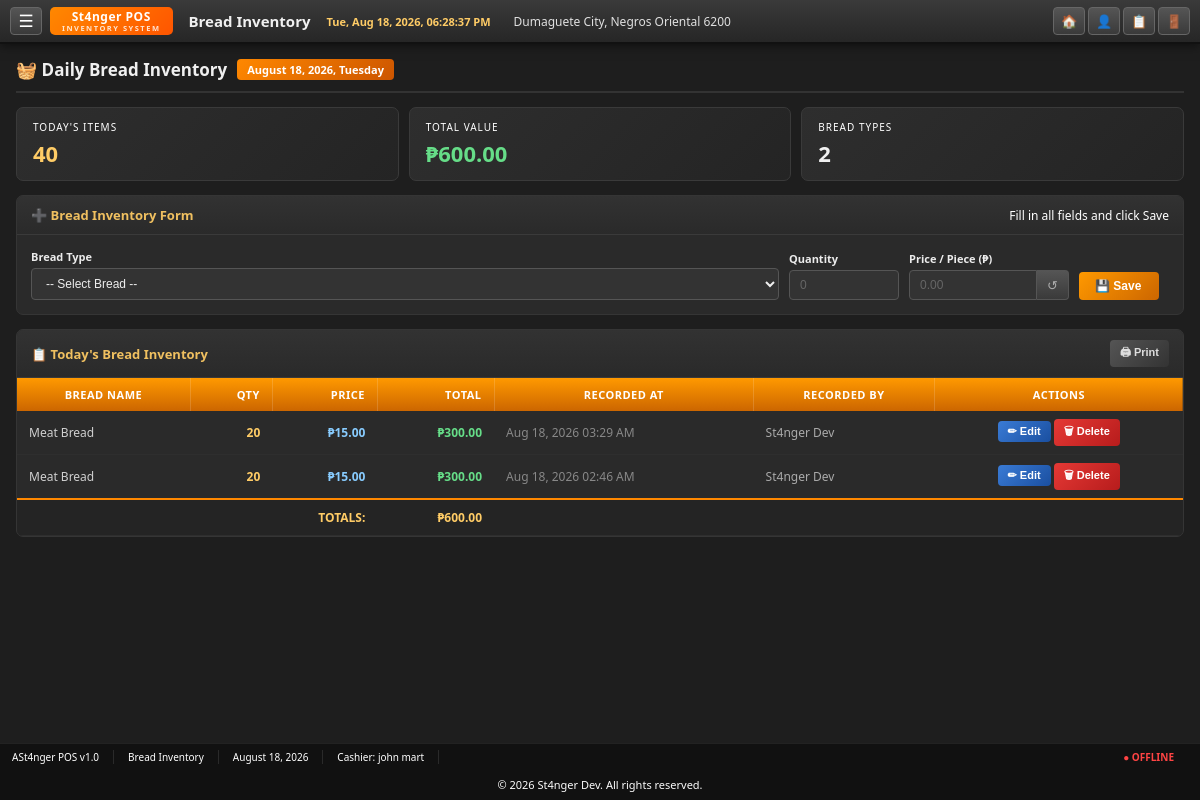
Screenshot of /manage/remain.php (signed in) with the database file from the repository.
### tables this page shows
CREATE TABLE `bread_remain` (
  `id` int(11) NOT NULL,
  `bread_id` int(11) NOT NULL,
  `quantity` int(11) NOT NULL,
  `price` decimal(10,2) NOT NULL,
  `date_recorded` date NOT NULL,
  `recorded_by` int(11) NOT NULL,
  `recorded_at` timestamp NOT NULL DEFAULT current_timestamp()
);

CREATE TABLE `breads` (
  `id` int(11) NOT NULL,
  `name` varchar(255) NOT NULL,
  `price` decimal(10,2) NOT NULL DEFAULT 0.00,
  `created_at` timestamp NOT NULL DEFAULT current_timestamp()
);

CREATE TABLE `new_user` (
  `id` int(11) NOT NULL,
  `username` varchar(50) NOT NULL,
  `fullname` varchar(100) NOT NULL,
  `type` varchar(100) NOT NULL,
  `email` varchar(100) NOT NULL,
  `password` varchar(255) NOT NULL,
  `created_at` timestamp NOT NULL DEFAULT current_timestamp()
);

### manage/remain.php (the view, shortened to what this page needs)
<?php
require('../dbconn.php');
function getTodaysRemainingBreads($conn) {
    $today = date('Y-m-d');
    $stmt  = $conn->prepare(
        "SELECT br.id,br.bread_id,b.name,br.quantity,br.price,
                br.recorded_at,br.recorded_by,nu.fullname AS recorded_by_name,
                (br.quantity*br.price) AS total_value
         FROM bread_remain br
         JOIN breads b ON br.bread_id=b.id
         LEFT JOIN new_user nu ON br.recorded_by=nu.id
         WHERE DATE(br.date_recorded)=?
         ORDER BY br.recorded_at DESC"
    );
    $stmt->bind_param("s", $today); $stmt->execute();
    $res = $stmt->get_result(); $rows = [];
    while ($r = $res->fetch_assoc()) $rows[] = $r;
    return $rows;
}
$todaysRemaining = getTodaysRemainingBreads($conn);
$totalValue     = array_sum(array_column($todaysRemaining, 'total_value'));
$totalItems     = !empty($todaysRemaining) ? array_sum(array_column($todaysRemaining, 'quantity')) : 0;
$systemSettings = [];
$result = $conn->query("SELECT setting_key, setting_value FROM system_settings");
while ($row = $result->fetch_assoc()) {
    $systemSettings[$row['setting_key']] = $row['setting_value'];
}
$businessName = $systemSettings['business_name'] ?? 'Angel\'s Bakeshop';
$businessSubtitle = $systemSettings['business_subtitle'] ?? 'POS SYSTEM';
$businessAddress = $systemSettings['business_address'] ?? 'Upper Batinguel, Dumaguete City, Negros Oriental 6200';
?>
<!DOCTYPE html>
<html lang="en">
<head>
<link rel="stylesheet" href="../css/bootstrap-icons.css">
</head>
<body>
<div class="top-bar">
  <button class="menu-btn" id="menuBtn" onclick="toggleSidebar()">☰</button>
  <div class="logo-block">
     <span class="brand"><?= htmlspecialchars($businessName) ?></span>
  <span class="sub"><?= htmlspecialchars($businessSubtitle) ?></span>
  </div>
  <span class="top-title" style="margin-left:8px;">Bread Inventory</span>
  <span class="top-clock" id="currentTime"></span>
  <div style="font-size:12px; margin-left:15px;"><?= htmlspecialchars($businessAddress) ?></div>
  <div class="top-icon-group">
    <a class="top-icon" href="../home.php"              title="POS Home">🏠</a>
    <a class="top-icon" href="../profile/prof.php"      title="Profile">👤</a>
    <a class="top-icon" href="transaction.php"          title="Records">📋</a>
    <a class="top-icon" href="../logout.php"            title="Logout">🚪</a>
  </div>
</div>
<div class="main-content" id="mainContent">
  <div class="page-header">
    <h2>🧺 Daily Bread Inventory</h2>
    <span class="date-badge"><?= date('F j, Y, l') ?></span>
  </div>
  <div class="summary-strip">
    <div class="summary-tile">
      <div class="s-label">Today's Items</div>
      <div class="s-val orange"><?= number_format($totalItems) ?></div>
    </div>
    <div class="summary-tile">
      <div class="s-label">Total Value</div>
      <div class="s-val green">₱<?= number_format($totalValue, 2) ?></div>
    </div>
    <div class="summary-tile">
      <div class="s-label">Bread Types</div>
      <div class="s-val"><?= count($todaysRemaining) ?></div>
    </div>
  </div>
  <div class="card">
    <div class="card-header">
      <span class="card-title">➕ Bread Inventory Form</span>
      <span style="font-size:12px;color:#fff;">Fill in all fields and click Save</span>
    </div>
    <div class="card-body">
      <form method="POST" id="inventoryForm">
        <div class="form-row">
          <div class="form-group grow" style="flex:2;">
            <label class="form-label">Bread Type</label>
            <select class="form-select" id="bread_id" name="bread_id" required>
              <option value="">-- Select Bread --</option>
            </select>
          </div>
          <div class="form-group" style="width:110px;">
            <label class="form-label">Quantity</label>
            <input type="number" class="form-input" id="remaining_quantity"
                   name="remaining_quantity" min="0" step="1" placeholder="0" required>
          </div>
          <div class="form-group" style="width:160px;">
            <label class="form-label">Price / Piece (₱)</label>
            <div class="price-wrap">
              <input type="number" class="form-input" id="price"
                     name="price" min="0" step="0.01" placeholder="0.00" required>
              <button type="button" class="autofill-btn" id="autofillPrice" title="Reset to default price">↺</button>
            </div>
          </div>
          <div class="form-group" style="align-self:flex-end;">
            <button type="submit" class="btn btn-save" id="submitBtn">💾 Save</button>
          </div>
        </div>
      </form>
    </div>
  </div>
  <div class="card">
    <div class="card-header">
      <span class="card-title">📋 Today's Bread Inventory</span>
      <button class="btn btn-dark btn-sm" id="printBtn">🖨 Print</button>
    </div>
    <div class="card-body" style="padding:0;">
      <?php if (!empty($todaysRemaining)): ?>
        <div class="table-wrap">
          <table>
            <thead>
              <tr>
                <th>Bread Name</th>
                <th style="text-align:right;">Qty</th>
                <th style="text-align:right;">Price</th>
                <th style="text-align:right;">Total</th>
                <th>Recorded At</th>
                <th>Recorded By</th>
                <th style="text-align:center;">Actions</th>
              </tr>
            </thead>
            <tbody>
              <?php foreach ($todaysRemaining as $item): ?>
                <tr class="inventory-row">
                  <td><?= htmlspecialchars($item['name']) ?></td>
                  <td style="text-align:right;" class="money-orange"><?= number_format($item['quantity']) ?></td>
                  <td style="text-align:right;" class="money-blue">₱<?= number_format($item['price'],2) ?></td>
                  <td style="text-align:right;" class="money-green">₱<?= number_format($item['total_value'],2) ?></td>
                  <td style="white-space:nowrap;color:#888;"><?= date('M j, Y h:i A', strtotime($item['recorded_at'])) ?></td>
                  <td style="color:#aaa;"><?= htmlspecialchars($item['recorded_by_name'] ?? 'System') ?></td>
                  <td style="text-align:center;white-space:nowrap;">
                    <button class="btn btn-blue btn-sm edit-btn"
                            data-id="<?= $item['id'] ?>"
                            data-bread-id="<?= $item['bread_id'] ?>"
                            data-quantity="<?= $item['quantity'] ?>"
                            data-price="<?= $item['price'] ?>">
                      ✏ Edit
                    </button>
                    <button class="btn btn-red btn-sm delete-btn"
                            data-id="<?= $item['id'] ?>"
                            data-name="<?= htmlspecialchars($item['name']) ?>">
                      🗑 Delete
                    </button>
                  </td>
                </tr>
              <?php endforeach; ?>
              <tr class="totals-tr">
                <td colspan="3" style="text-align:right;">TOTALS:</td>
                <td style="text-align:right;">₱<?= number_format(array_sum(array_column($todaysRemaining,'total_value')),2) ?></td>
                <td colspan="3"></td>
              </tr>
            </tbody>
          </table>
        </div>
      <?php endif; ?>
    </div>
  </div>
</div>
<div class="status-bar">
  <span>ASt4nger POS v1.0</span>
  <span>Bread Inventory</span>
  <span><?= date('F j, Y') ?></span>
  <span>Cashier: <?= htmlspecialchars($_SESSION['fullname'] ?? 'N/A') ?></span>
  <span class="stat-offline" id="connStatus">● OFFLINE</span>
</div>
<div class="footer">&copy; <?= date('Y') ?> St4nger Dev. All rights reserved.</div>
</body>
</html>

### rows the page displays
bread_remain: bread.name "Meat Bread", quantity "20", price "15.00", total_value "300.00", recorded_at "Aug 18, 2026 03:29 AM", new_user.fullname "St4nger Dev"
bread_remain: bread.name "Meat Bread", quantity "20", price "15.00", total_value "300.00", recorded_at "Aug 18, 2026 02:46 AM", new_user.fullname "St4nger Dev"

### other values shown
$businessName "St4nger POS"
$businessSubtitle "INVENTORY SYSTEM"
$businessAddress "Dumaguete City, Negros Oriental 6200"
$totalItems "40"
$totalValue "600.00"
count($todaysRemaining) "2"
array_sum(array_column($todaysRemaining,'total_value')) "600.00"
$_SESSION['fullname'] "john mart"
